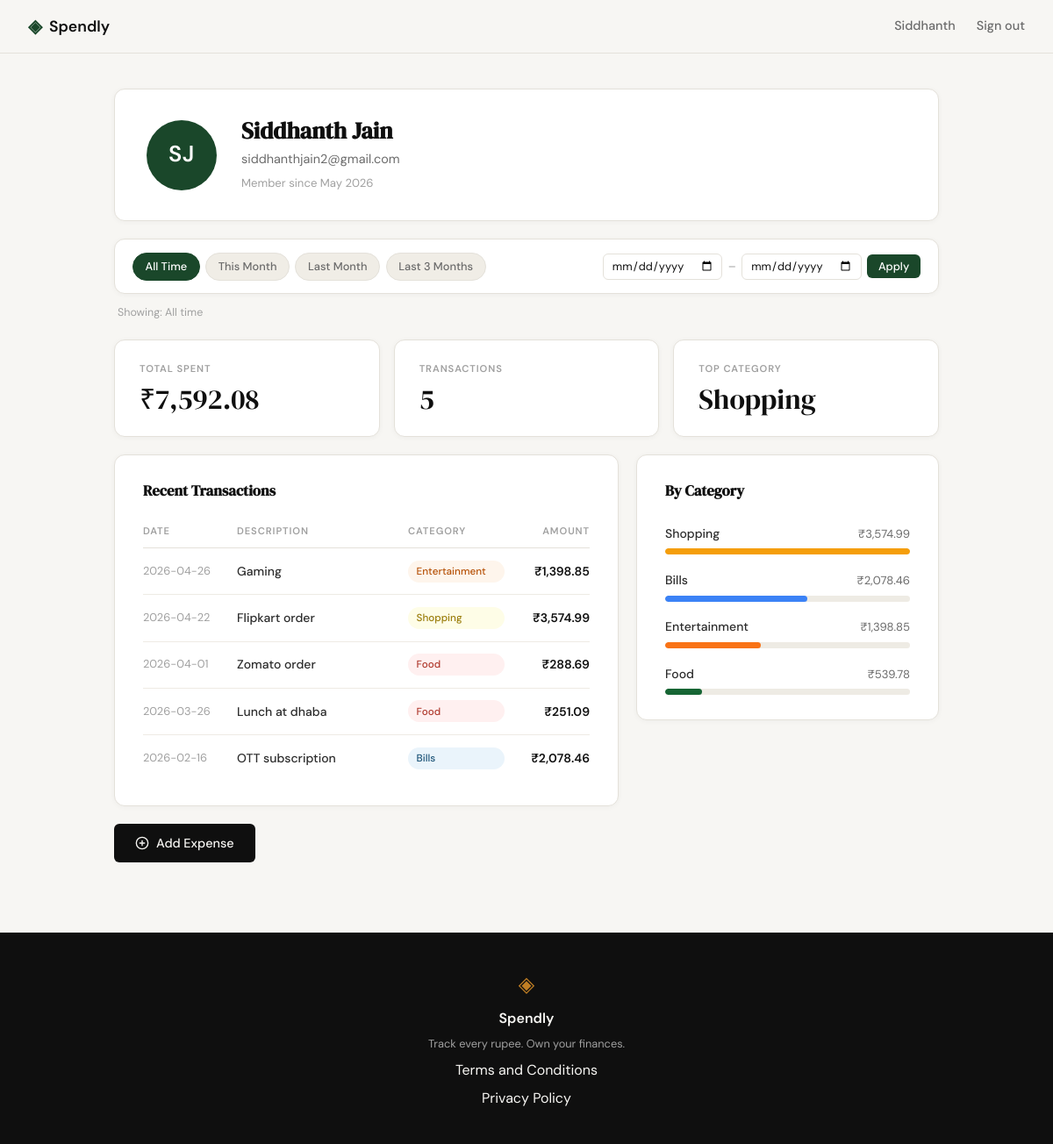
The app's page /profile (signed in) with its own data.
### tables this page shows
CREATE TABLE users (
            id            INTEGER PRIMARY KEY AUTOINCREMENT,
            name          TEXT    NOT NULL,
            email         TEXT    UNIQUE NOT NULL,
            password_hash TEXT    NOT NULL,
            created_at    TEXT    DEFAULT (datetime('now'))
        );

CREATE TABLE expenses (
            id          INTEGER PRIMARY KEY AUTOINCREMENT,
            user_id     INTEGER NOT NULL REFERENCES users(id),
            amount      REAL    NOT NULL,
            category    TEXT    NOT NULL,
            date        TEXT    NOT NULL,
            description TEXT,
            created_at  TEXT    DEFAULT (datetime('now'))
        );

### app.py (the view)
@app.route("/profile")
def profile():
    if not session.get("user_id"):
        return redirect(url_for("login"))
    date_from = _parse_date(request.args.get("from", ""))
    date_to   = _parse_date(request.args.get("to",   ""))
    preset_dates = _build_preset_dates()
    if date_from is None and date_to is None:
        active_preset = "all_time"
    elif (date_from, date_to) == preset_dates["this_month"]:
        active_preset = "this_month"
    elif (date_from, date_to) == preset_dates["last_month"]:
        active_preset = "last_month"
    elif (date_from, date_to) == preset_dates["last_3_months"]:
        active_preset = "last_3_months"
    else:
        active_preset = "custom"
    if date_from and date_to:
        filter_label = f"{_fmt_date(date_from)} – {_fmt_date(date_to)}"
    elif date_from:
        filter_label = f"From {_fmt_date(date_from)}"
    elif date_to:
        filter_label = f"Until {_fmt_date(date_to)}"
    else:
        filter_label = "All time"
    user            = get_user_by_id(session["user_id"])
    summary         = get_expense_summary(session["user_id"], date_from, date_to)
    categories      = get_expenses_by_category(session["user_id"], date_from, date_to)
    recent_expenses = get_recent_expenses(session["user_id"], date_from=date_from, date_to=date_to)
    member_since    = datetime.strptime(user["created_at"][:7], "%Y-%m").strftime("%B %Y")
    return render_template(
        "profile.html",
        user=user, summary=summary, categories=categories,
        recent_expenses=recent_expenses, member_since=member_since,
        date_from=date_from, date_to=date_to,
        active_preset=active_preset, filter_label=filter_label,
        preset_dates=preset_dates,
    )

### app.py (called while the page is built)
def _parse_date(s):
    if not s or not re.match(r'^\d{4}-\d{2}-\d{2}$', s):
        return None
    try:
        datetime.strptime(s, "%Y-%m-%d")
        return s
    except ValueError:
        return None

def _build_preset_dates():
    today = date.today()
    first_this = today.replace(day=1)
    last_this  = today.replace(day=calendar.monthrange(today.year, today.month)[1])
    last_last  = first_this - timedelta(days=1)
    first_last = last_last.replace(day=1)
    m, y = today.month, today.year
    for _ in range(2):
        m -= 1
        if m == 0:
            m, y = 12, y - 1
    first_3m = date(y, m, 1)
    return {
        "this_month":    (first_this.isoformat(),  last_this.isoformat()),
        "last_month":    (first_last.isoformat(),  last_last.isoformat()),
        "last_3_months": (first_3m.isoformat(),    today.isoformat()),
    }

### database/db.py (called while the page is built)
def get_db():
    conn = sqlite3.connect(DB_PATH)
    conn.row_factory = sqlite3.Row
    conn.execute("PRAGMA foreign_keys = ON")
    return conn

def get_user_by_id(user_id):
    conn = get_db()
    try:
        return conn.execute(
            "SELECT * FROM users WHERE id = ?", (user_id,)
        ).fetchone()
    finally:
        conn.close()

def get_expenses_by_category(user_id, date_from=None, date_to=None):
    lo = date_from or _DATE_FLOOR
    hi = date_to   or _DATE_CEIL
    conn = get_db()
    try:
        rows = conn.execute(
            """SELECT category,
                      COALESCE(SUM(amount), 0) AS total,
                      COUNT(*) AS count
               FROM expenses WHERE user_id = ? AND date BETWEEN ? AND ?
               GROUP BY category ORDER BY total DESC""",
            (user_id, lo, hi)
        ).fetchall()
        return [dict(r) for r in rows]
    finally:
        conn.close()

def get_recent_expenses(user_id, limit=10, date_from=None, date_to=None):
    lo = date_from or _DATE_FLOOR
    hi = date_to   or _DATE_CEIL
    conn = get_db()
    try:
        rows = conn.execute(
            """SELECT id, amount, category, date, description
               FROM expenses WHERE user_id = ? AND date BETWEEN ? AND ?
               ORDER BY date DESC, id DESC LIMIT ?""",
            (user_id, lo, hi, limit)
        ).fetchall()
        return [dict(r) for r in rows]
    finally:
        conn.close()

### templates/profile.html (shortened to what this page needs)
{% extends "base.html" %}
{% block head %}
<link rel="stylesheet" href="{{ url_for('static', filename='css/profile.css') }}">
{% endblock %}
{% block content %}
<section class="profile-section">
    <div class="profile-container">
        <div class="profile-header-card">
            <div class="profile-avatar">
                {% set parts = user["name"].split() %}
                {% if parts|length >= 2 %}{{ parts[0][0].upper() }}{{ parts[-1][0].upper() }}{% else %}{{ parts[0][0].upper() }}{% endif %}
            </div>
            <div class="profile-meta">
                <h1 class="profile-name">{{ user["name"] }}</h1>
                <p class="profile-email">{{ user["email"] }}</p>
                <p class="profile-since">Member since {{ member_since }}</p>
            </div>
        </div>
        <div class="filter-bar">
            <div class="filter-presets">
                <a href="{{ url_for('profile') }}"
                   class="filter-btn{% if active_preset == 'all_time' %} filter-btn--active{% endif %}">
                    All Time
                </a>
                <a href="{{ url_for('profile', **{'from': preset_dates.this_month[0], 'to': preset_dates.this_month[1]}) }}"
                   class="filter-btn{% if active_preset == 'this_month' %} filter-btn--active{% endif %}">
                    This Month
                </a>
                <a href="{{ url_for('profile', **{'from': preset_dates.last_month[0], 'to': preset_dates.last_month[1]}) }}"
                   class="filter-btn{% if active_preset == 'last_month' %} filter-btn--active{% endif %}">
                    Last Month
                </a>
                <a href="{{ url_for('profile', **{'from': preset_dates.last_3_months[0], 'to': preset_dates.last_3_months[1]}) }}"
                   class="filter-btn{% if active_preset == 'last_3_months' %} filter-btn--active{% endif %}">
                    Last 3 Months
                </a>
            </div>
            <form class="custom-range" method="get" action="{{ url_for('profile') }}">
                <input type="date" name="from" value="{{ date_from or '' }}">
                <span class="custom-range-sep">–</span>
                <input type="date" name="to" value="{{ date_to or '' }}">
                <button type="submit" class="filter-apply">Apply</button>
            </form>
        </div>
        <p class="filter-label">Showing: {{ filter_label }}</p>
        <div class="profile-stats">
            <div class="stat-card">
                <div class="stat-label">Total Spent</div>
                <div class="stat-value">₹{{ "{:,.2f}".format(summary.total_amount) }}</div>
            </div>
            <div class="stat-card">
                <div class="stat-label">Transactions</div>
                <div class="stat-value">{{ summary.total_count }}</div>
            </div>
            <div class="stat-card">
                <div class="stat-label">Top Category</div>
                <div class="stat-value">{{ categories[0].category if categories else "—" }}</div>
            </div>
        </div>
        {% if categories %}
        <div class="profile-columns">
            <div class="profile-card">
                <h2 class="card-title">Recent Transactions</h2>
                <div class="txn-table">
                    <div class="txn-head">
                        <span>Date</span>
                        <span>Description</span>
                        <span>Category</span>
                        <span class="txn-amount-col">Amount</span>
                    </div>
                    {% for exp in recent_expenses %}
                    <div class="txn-row">
                        <span class="txn-date">{{ exp.date }}</span>
                        <span class="txn-desc">{{ exp.description or exp.category }}</span>
                        <span class="txn-cat-badge cat-{{ exp.category | lower | replace(' ', '-') }}">
                            {{ exp.category }}
                        </span>
                        <span class="txn-amount">₹{{ "{:,.2f}".format(exp.amount) }}</span>
                    </div>
                    {% endfor %}
                </div>
            </div>
            <div class="profile-card">
                <h2 class="card-title">By Category</h2>
                {% set max_total = categories | map(attribute='total') | max %}
                <div class="bycat-list">
                    {% for cat in categories %}
                    {% set pct = (cat.total / max_total * 100) | round(1) %}
                    <div class="bycat-item">
                        <div class="bycat-header">
                            <span class="bycat-name">{{ cat.category }}</span>
                            <span class="bycat-amount">₹{{ "{:,.2f}".format(cat.total) }}</span>
                        </div>
                        <div class="bycat-bar-wrap">
                            <div class="bycat-bar bycat-{{ cat.category | lower | replace(' ', '-') }}"
                                 style="width: {{ pct }}%"></div>
                        </div>
                    </div>
                    {% endfor %}
                </div>
            </div>
        </div>
        <div class="profile-actions">
            <a href="{{ url_for('add_expense') }}" class="btn-primary">
                <i data-lucide="plus-circle"></i> Add Expense
            </a>
        </div>
        {% endif %}
    </div>
</section>
{% endblock %}

### static/css/style.css (style rules this page uses)
:root { --ink: #0f0f0f; --ink-soft: #2d2d2d; --ink-muted: #6b6b6b; --ink-faint: #a0a0a0; --paper: #f7f6f3; --paper-warm: #f0ede6; --paper-card: #ffffff; --accent: #1a472a; --accent-light: #e8f0eb; --accent-2: #c17f24; --accent-2-light: #fdf3e3; --danger: #c0392b; --danger-light: #fdecea; --border: #e4e1da; --border-soft: #eeebe4; --font-display: 'DM Serif Display', Georgia, serif; --font-body: 'DM Sans', system-ui, sans-serif; --max-width: 1200px; --auth-width: 440px; --radius-sm: 6px; --radius-md: 12px; --radius-lg: 20px; }
*, *::before, *::after { box-sizing: border-box; margin: 0; padding: 0; }
html { font-size: 16px; scroll-behavior: smooth; }
body { background: var(--paper); color: var(--ink); font-family: var(--font-body); font-size: 1rem; line-height: 1.6; -webkit-font-smoothing: antialiased; }
a { color: inherit; text-decoration: none; }
.btn-primary { display: inline-block; background: var(--ink); color: var(--paper); padding: 0.65rem 1.5rem; border-radius: var(--radius-sm); font-family: var(--font-body); font-size: 0.9rem; font-weight: 500; cursor: pointer; border: none; transition: background 0.2s; text-decoration: none; }

### records on screen
users: name "Siddhanth Jain", email "siddhanthjain2@gmail.com"
expenses: category "Shopping", date "2026-04-22", description "Flipkart order", amount "3,574.99", total "3,574.99", {{ pct }} 100.0 (drawn)
expenses: date "2026-04-26", description "Gaming", category "Entertainment", amount "1,398.85", total "1,398.85", {{ pct }} 39.1 (drawn)
expenses: date "2026-04-01", description "Zomato order", category "Food", amount "288.69"
expenses: date "2026-03-26", description "Lunch at dhaba", category "Food", amount "251.09"
expenses: date "2026-02-16", description "OTT subscription", category "Bills", amount "2,078.46", total "2,078.46", {{ pct }} 58.1 (drawn)

### other values on screen
{{ session.get("user_name", "").split(" ")[0] }} "Siddhanth"
{{ parts[0][0].upper() }} "S"
{{ parts[-1][0].upper() }} "J"
{{ member_since }} "May 2026"
{{ filter_label }} "All time"
{{ "{:,.2f}".format(summary.total_amount) }} "7,592.08"
{{ summary.total_count }} "5"
{{ cat.category }} "Food"
{{ "{:,.2f}".format(cat.total) }} "539.78"
